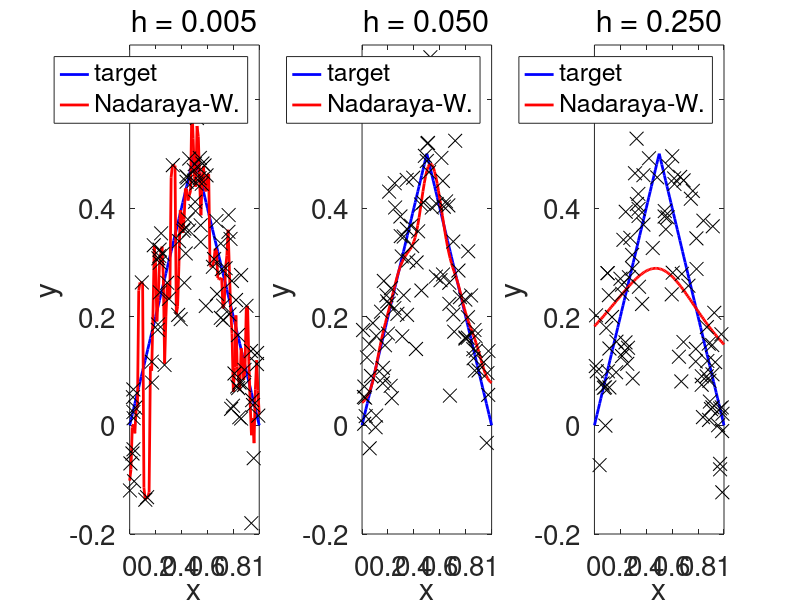

MATLAB code for this plot:
clear all
seed=1;
randn('state',seed);
rand('state',seed);

try
    ccc=openfig('plots_1D.fig');
catch
    disp('missing figure file')
end


n = 100;
std_noise = .1;
Xtrain = rand(n,1);
ytrain = .5 - abs( Xtrain - .5 ) + std_noise * randn(n,1);
Xtest = (0:.01:1)';
ytest = .5 - abs( Xtest - .5 );
h = .005;
ftest = Xtest * 0;

for itest = 1:length(Xtest)
    x = Xtest(itest);
    temp = exp(-(x-Xtrain).^2 / 2/h/h);
    ftest(itest) = temp'*ytrain / sum(temp);
end
subplot(1,3,1);
plot(Xtest,ytest,'b','linewidth',2); hold on;
plot(Xtest,ftest,'r','linewidth',2);
plot(Xtrain,ytrain,'xk','markersize',10); hold off
axis([0 1 -0.2 0.7]);
set(gca,'fontsize',20);
legend('target','Nadaraya-W.');
xlabel('x');
ylabel('y');
title(sprintf('h = %1.3f',h),'FontWeight','normal')


n = 100;
std_noise = .1;
Xtrain = rand(n,1);
ytrain = .5 - abs( Xtrain - .5 ) + std_noise * randn(n,1);
Xtest = (0:.01:1)';
ytest = .5 - abs( Xtest - .5 );
h = .05;
ftest = Xtest * 0;

for itest = 1:length(Xtest)
    x = Xtest(itest);
    temp = exp(-(x-Xtrain).^2 / 2/h/h);
    ftest(itest) = temp'*ytrain / sum(temp);
end
subplot(1,3,2);
plot(Xtest,ytest,'b','linewidth',2); hold on;
plot(Xtest,ftest,'r','linewidth',2);
plot(Xtrain,ytrain,'xk','markersize',10); hold off
axis([0 1 -0.2 0.7]);
set(gca,'fontsize',20);
legend('target','Nadaraya-W.');
xlabel('x');
ylabel('y');
title(sprintf('h = %1.3f',h),'FontWeight','normal')



n = 100;
std_noise = .1;
Xtrain = rand(n,1);
ytrain = .5 - abs( Xtrain - .5 ) + std_noise * randn(n,1);
Xtest = (0:.01:1)';
ytest = .5 - abs( Xtest - .5 );
h = .25;
ftest = Xtest * 0;

for itest = 1:length(Xtest)
    x = Xtest(itest);
    temp = exp(-(x-Xtrain).^2 / 2/h/h);
    ftest(itest) = temp'*ytrain / sum(temp);
end
subplot(1,3,3);
plot(Xtest,ytest,'b','linewidth',2); hold on;
plot(Xtest,ftest,'r','linewidth',2);
plot(Xtrain,ytrain,'xk','markersize',10); hold off
axis([0 1 -0.2 0.7]);
set(gca,'fontsize',20);
legend('target','Nadaraya-W.');
xlabel('x');
ylabel('y');
title(sprintf('h = %1.3f',h),'FontWeight','normal')

try
    print('-depsc', 'nadaraya_1D.eps');
    close(ccc)
catch
    disp('missing figure file')
end
